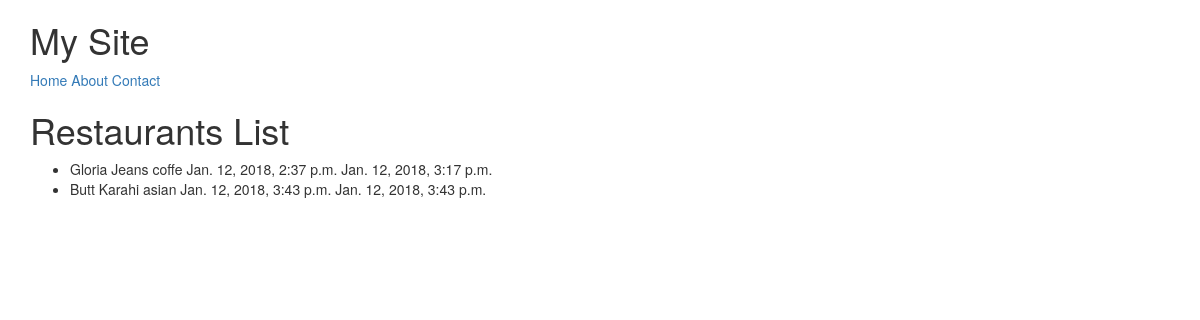
The page /restaurants/ on the database its author committed.
### restaurants/models.py (models this page shows, shortened)
class RestaurantLocation(models.Model):
	name = 		models.CharField(max_length = 120)
	location =  models.CharField(max_length = 120, null = True, blank = True)
	category =	models.CharField(max_length = 120, null = True, blank = True)
	timestamp = models.DateTimeField(auto_now_add = True)
	updated = 	models.DateTimeField(auto_now = True)

### restaurants/views.py (the view)
# urls.py: url(r'^restaurants/$', RestaurantListView.as_view()),
class RestaurantListView(ListView):
	def get_queryset(self):
		slug = self.kwargs.get("slug")
		if slug:
			queryset = RestaurantLocation.objects.filter(
			Q(category__iexact = slug) |
			Q(category__icontains = slug)
			)
		else:
			queryset = RestaurantLocation.objects.all()
		return queryset

### restaurants/templates/restaurants/restaurantlocation_list.html (shortened to what this page needs)
{% extends "base.html" %}
{% block content %}
<h1>Restaurants List</h1>
<ul>
	{% for obj in object_list %}
	<li>{{ obj.name }} {{ obj.category }} {{ obj.timestamp }} {{ obj.updated }}</li>
	{% endfor %}
</ul>
{% endblock %}

### rows shown on the page
RestaurantLocation: name "Gloria Jeans", category "coffe", timestamp "Jan. 12, 2018, 2:37 p.m.", updated "Jan. 12, 2018, 3:17 p.m."
RestaurantLocation: name "Butt Karahi", category "asian", timestamp "Jan. 12, 2018, 3:43 p.m.", updated "Jan. 12, 2018, 3:43 p.m."
